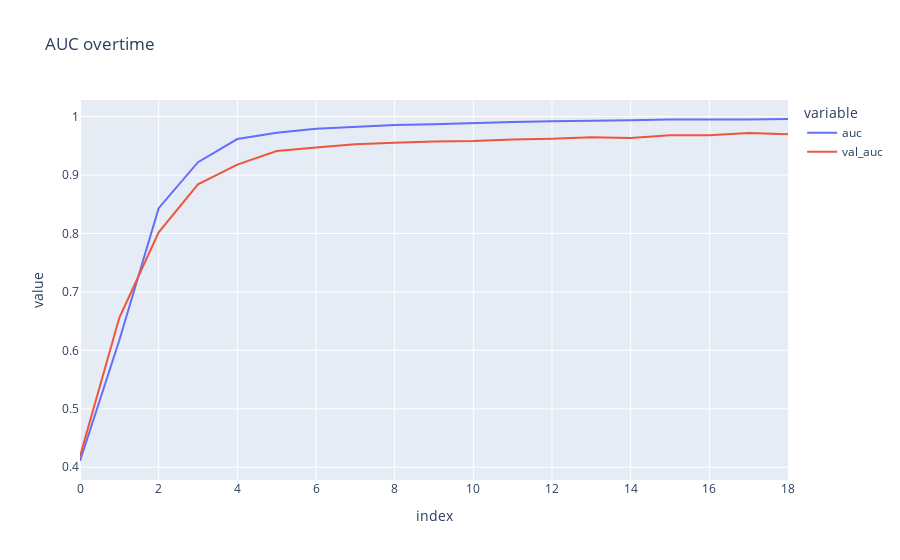

The notebook cell saved with this chart:
### Code cell
##area under the roc curve
fig_auc = px.line (
    history.history,
    y=['auc', 'val_auc'],
    labels={'x': "Epoch", 'y':"AUC"},
    title="AUC overtime"
)

fig_auc.show()

### Figure 1 — Plotly figure (JSON) as saved in the notebook; plotly's stock layout.template omitted (floating-point values rounded to 4 significant figures)
{"data": [{"hovertemplate": "variable=auc<br>index=%{x}<br>value=%{y}<extra></extra>", "legendgroup": "auc", "line": {"color": "#636efa", "dash": "solid"}, "marker": {"symbol": "circle"}, "mode": "lines", "name": "auc", "orientation": "v", "showlegend": true, "type": "scatter", "x": [0, 1, 2, 3, 4, 5, 6, 7, 8, 9, 10, 11, 12, 13, 14, 15, 16, 17, 18], "xaxis": "x", "y": [0.4107, 0.6174, 0.8432, 0.9219, 0.9615, 0.9724, 0.9789, 0.9826, 0.9855, 0.9868, 0.9894, 0.9908, 0.9919, 0.9924, 0.9936, 0.995, 0.9946, 0.9951, 0.9958], "yaxis": "y"}, {"hovertemplate": "variable=val_auc<br>index=%{x}<br>value=%{y}<extra></extra>", "legendgroup": "val_auc", "line": {"color": "#EF553B", "dash": "solid"}, "marker": {"symbol": "circle"}, "mode": "lines", "name": "val_auc", "orientation": "v", "showlegend": true, "type": "scatter", "x": [0, 1, 2, 3, 4, 5, 6, 7, 8, 9, 10, 11, 12, 13, 14, 15, 16, 17, 18], "xaxis": "x", "y": [0.419, 0.6557, 0.802, 0.8839, 0.9176, 0.941, 0.9469, 0.9527, 0.955, 0.9572, 0.9581, 0.9608, 0.9622, 0.9644, 0.9631, 0.968, 0.968, 0.9716, 0.9698], "yaxis": "y"}], "layout": {"legend": {"title": {"text": "variable"}, "tracegroupgap": 0}, "title": {"text": "AUC overtime"}, "xaxis": {"anchor": "y", "domain": [0, 1], "title": {"text": "index"}}, "yaxis": {"anchor": "x", "domain": [0, 1], "title": {"text": "value"}}}}
